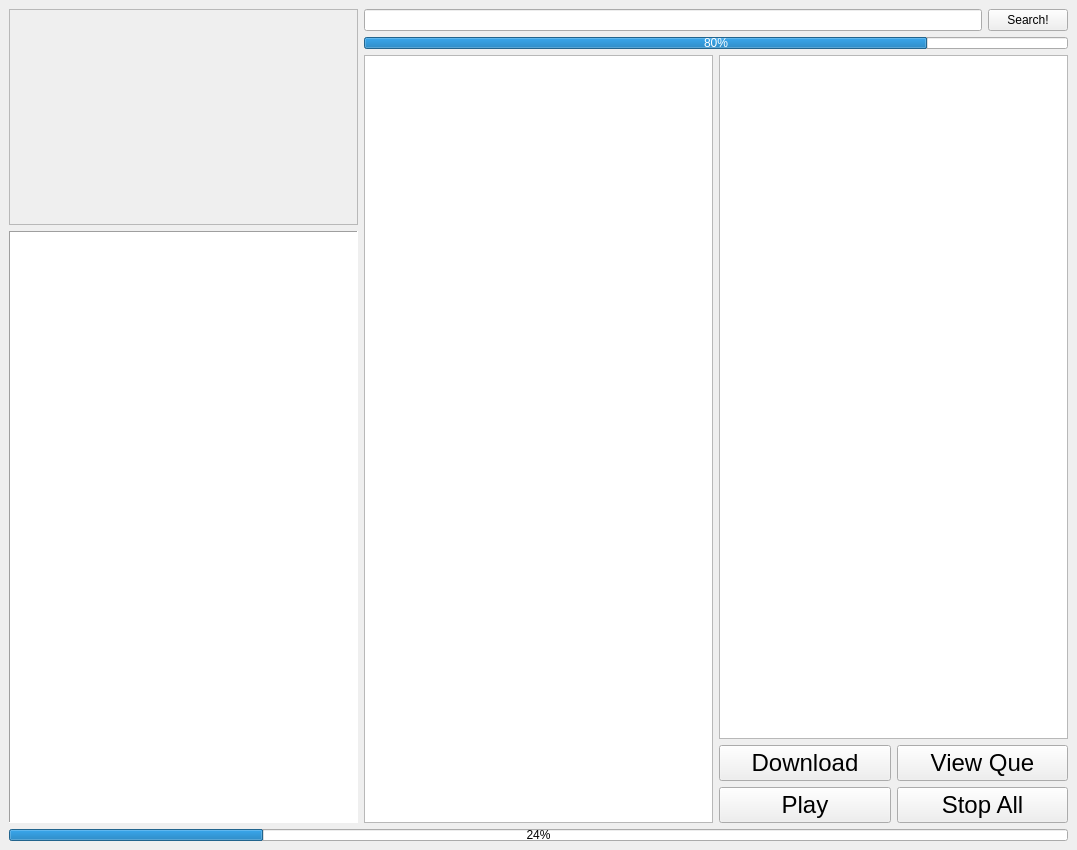
<?xml version="1.0" encoding="UTF-8"?>
<ui version="4.0">
 <class>MainWindow</class>
 <widget class="QMainWindow" name="MainWindow">
  <property name="geometry">
   <rect>
    <x>0</x>
    <y>0</y>
    <width>1077</width>
    <height>850</height>
   </rect>
  </property>
  <property name="minimumSize">
   <size>
    <width>0</width>
    <height>0</height>
   </size>
  </property>
  <property name="windowTitle">
   <string>Youtube Downloader</string>
  </property>
  <property name="windowIcon">
   <iconset resource="../rc.qrc">
    <normaloff>:/Icons/Resources/YD_Icon.png</normaloff>:/Icons/Resources/YD_Icon.png</iconset>
  </property>
  <property name="windowOpacity">
   <double>1.000000000000000</double>
  </property>
  <widget class="QWidget" name="centralWidget">
   <layout class="QGridLayout" name="gridLayout">
    <item row="6" column="0">
     <widget class="QProgressBar" name="DownloadProgress">
      <property name="enabled">
       <bool>true</bool>
      </property>
      <property name="sizePolicy">
       <sizepolicy hsizetype="Preferred" vsizetype="Fixed">
        <horstretch>0</horstretch>
        <verstretch>0</verstretch>
       </sizepolicy>
      </property>
      <property name="minimumSize">
       <size>
        <width>0</width>
        <height>0</height>
       </size>
      </property>
      <property name="maximumSize">
       <size>
        <width>16777215</width>
        <height>12</height>
       </size>
      </property>
      <property name="value">
       <number>24</number>
      </property>
     </widget>
    </item>
    <item row="0" column="0">
     <layout class="QGridLayout" name="LayOut">
      <property name="sizeConstraint">
       <enum>QLayout::SetDefaultConstraint</enum>
      </property>
      <item row="0" column="1" colspan="2">
       <layout class="QGridLayout" name="SearchGrid">
        <property name="sizeConstraint">
         <enum>QLayout::SetDefaultConstraint</enum>
        </property>
        <item row="0" column="0">
         <widget class="QLineEdit" name="Search_Input">
          <property name="sizePolicy">
           <sizepolicy hsizetype="Expanding" vsizetype="Fixed">
            <horstretch>0</horstretch>
            <verstretch>0</verstretch>
           </sizepolicy>
          </property>
          <property name="inputMethodHints">
           <set>Qt::ImhNone</set>
          </property>
         </widget>
        </item>
        <item row="1" column="0" colspan="2">
         <widget class="QProgressBar" name="Info_Progress">
          <property name="minimumSize">
           <size>
            <width>0</width>
            <height>12</height>
           </size>
          </property>
          <property name="maximumSize">
           <size>
            <width>16777215</width>
            <height>12</height>
           </size>
          </property>
          <property name="minimum">
           <number>0</number>
          </property>
          <property name="maximum">
           <number>50</number>
          </property>
          <property name="value">
           <number>40</number>
          </property>
          <property name="textVisible">
           <bool>true</bool>
          </property>
          <property name="format">
           <string>%p%</string>
          </property>
         </widget>
        </item>
        <item row="0" column="1">
         <widget class="QPushButton" name="Search_Button">
          <property name="sizePolicy">
           <sizepolicy hsizetype="Fixed" vsizetype="Fixed">
            <horstretch>0</horstretch>
            <verstretch>0</verstretch>
           </sizepolicy>
          </property>
          <property name="cursor">
           <cursorShape>PointingHandCursor</cursorShape>
          </property>
          <property name="text">
           <string>Search!</string>
          </property>
         </widget>
        </item>
       </layout>
      </item>
      <item row="1" column="1" rowspan="9">
       <widget class="QListWidget" name="ItemContent">
        <property name="sizePolicy">
         <sizepolicy hsizetype="Preferred" vsizetype="Preferred">
          <horstretch>0</horstretch>
          <verstretch>0</verstretch>
         </sizepolicy>
        </property>
        <property name="minimumSize">
         <size>
          <width>0</width>
          <height>0</height>
         </size>
        </property>
        <property name="maximumSize">
         <size>
          <width>16777215</width>
          <height>16777215</height>
         </size>
        </property>
        <property name="dragEnabled">
         <bool>true</bool>
        </property>
        <property name="dragDropMode">
         <enum>QAbstractItemView::DragDrop</enum>
        </property>
        <property name="defaultDropAction">
         <enum>Qt::MoveAction</enum>
        </property>
        <property name="verticalScrollMode">
         <enum>QAbstractItemView::ScrollPerPixel</enum>
        </property>
       </widget>
      </item>
      <item row="1" column="2" rowspan="8">
       <widget class="QListWidget" name="ItemView">
        <property name="enabled">
         <bool>true</bool>
        </property>
        <property name="sizePolicy">
         <sizepolicy hsizetype="Preferred" vsizetype="Preferred">
          <horstretch>0</horstretch>
          <verstretch>0</verstretch>
         </sizepolicy>
        </property>
        <property name="minimumSize">
         <size>
          <width>0</width>
          <height>0</height>
         </size>
        </property>
        <property name="maximumSize">
         <size>
          <width>16777215</width>
          <height>16777215</height>
         </size>
        </property>
        <property name="dragEnabled">
         <bool>true</bool>
        </property>
        <property name="dragDropMode">
         <enum>QAbstractItemView::DropOnly</enum>
        </property>
        <property name="defaultDropAction">
         <enum>Qt::MoveAction</enum>
        </property>
        <property name="alternatingRowColors">
         <bool>false</bool>
        </property>
        <property name="verticalScrollMode">
         <enum>QAbstractItemView::ScrollPerPixel</enum>
        </property>
        <property name="movement">
         <enum>QListView::Static</enum>
        </property>
       </widget>
      </item>
      <item row="3" column="0" rowspan="7">
       <widget class="QTextBrowser" name="VideoInfo">
        <property name="sizePolicy">
         <sizepolicy hsizetype="Preferred" vsizetype="Preferred">
          <horstretch>0</horstretch>
          <verstretch>0</verstretch>
         </sizepolicy>
        </property>
        <property name="minimumSize">
         <size>
          <width>0</width>
          <height>0</height>
         </size>
        </property>
        <property name="maximumSize">
         <size>
          <width>349</width>
          <height>16777215</height>
         </size>
        </property>
        <property name="frameShape">
         <enum>QFrame::Panel</enum>
        </property>
        <property name="frameShadow">
         <enum>QFrame::Sunken</enum>
        </property>
        <property name="verticalScrollBarPolicy">
         <enum>Qt::ScrollBarAsNeeded</enum>
        </property>
        <property name="horizontalScrollBarPolicy">
         <enum>Qt::ScrollBarAlwaysOff</enum>
        </property>
        <property name="openLinks">
         <bool>false</bool>
        </property>
       </widget>
      </item>
      <item row="9" column="2">
       <layout class="QGridLayout" name="Buttons">
        <property name="sizeConstraint">
         <enum>QLayout::SetMinAndMaxSize</enum>
        </property>
        <item row="0" column="1">
         <widget class="QPushButton" name="ViewQue_Button">
          <property name="enabled">
           <bool>true</bool>
          </property>
          <property name="sizePolicy">
           <sizepolicy hsizetype="Preferred" vsizetype="Fixed">
            <horstretch>0</horstretch>
            <verstretch>0</verstretch>
           </sizepolicy>
          </property>
          <property name="font">
           <font>
            <pointsize>18</pointsize>
           </font>
          </property>
          <property name="cursor">
           <cursorShape>PointingHandCursor</cursorShape>
          </property>
          <property name="layoutDirection">
           <enum>Qt::LeftToRight</enum>
          </property>
          <property name="styleSheet">
           <string notr="true"/>
          </property>
          <property name="text">
           <string>View Que</string>
          </property>
          <property name="iconSize">
           <size>
            <width>48</width>
            <height>48</height>
           </size>
          </property>
          <property name="shortcut">
           <string notr="true"/>
          </property>
         </widget>
        </item>
        <item row="2" column="0">
         <widget class="QPushButton" name="Play_Button">
          <property name="font">
           <font>
            <pointsize>18</pointsize>
           </font>
          </property>
          <property name="text">
           <string>Play</string>
          </property>
         </widget>
        </item>
        <item row="2" column="1">
         <widget class="QPushButton" name="StopAll_Button">
          <property name="enabled">
           <bool>true</bool>
          </property>
          <property name="sizePolicy">
           <sizepolicy hsizetype="Preferred" vsizetype="Fixed">
            <horstretch>0</horstretch>
            <verstretch>0</verstretch>
           </sizepolicy>
          </property>
          <property name="font">
           <font>
            <pointsize>18</pointsize>
           </font>
          </property>
          <property name="cursor">
           <cursorShape>PointingHandCursor</cursorShape>
          </property>
          <property name="layoutDirection">
           <enum>Qt::LeftToRight</enum>
          </property>
          <property name="text">
           <string>Stop All</string>
          </property>
          <property name="iconSize">
           <size>
            <width>48</width>
            <height>48</height>
           </size>
          </property>
          <property name="shortcut">
           <string notr="true"/>
          </property>
         </widget>
        </item>
        <item row="0" column="0">
         <widget class="QPushButton" name="Download_Button">
          <property name="enabled">
           <bool>true</bool>
          </property>
          <property name="sizePolicy">
           <sizepolicy hsizetype="Preferred" vsizetype="Fixed">
            <horstretch>0</horstretch>
            <verstretch>0</verstretch>
           </sizepolicy>
          </property>
          <property name="font">
           <font>
            <pointsize>18</pointsize>
           </font>
          </property>
          <property name="cursor">
           <cursorShape>PointingHandCursor</cursorShape>
          </property>
          <property name="layoutDirection">
           <enum>Qt::LeftToRight</enum>
          </property>
          <property name="styleSheet">
           <string notr="true"/>
          </property>
          <property name="text">
           <string>Download</string>
          </property>
          <property name="iconSize">
           <size>
            <width>48</width>
            <height>48</height>
           </size>
          </property>
          <property name="shortcut">
           <string notr="true"/>
          </property>
         </widget>
        </item>
       </layout>
      </item>
      <item row="0" column="0" rowspan="3">
       <widget class="Image" name="Thumbnail">
        <property name="sizePolicy">
         <sizepolicy hsizetype="Preferred" vsizetype="Preferred">
          <horstretch>0</horstretch>
          <verstretch>0</verstretch>
         </sizepolicy>
        </property>
        <property name="minimumSize">
         <size>
          <width>0</width>
          <height>0</height>
         </size>
        </property>
        <property name="maximumSize">
         <size>
          <width>349</width>
          <height>16777215</height>
         </size>
        </property>
        <property name="frameShape">
         <enum>QFrame::StyledPanel</enum>
        </property>
       </widget>
      </item>
     </layout>
    </item>
   </layout>
  </widget>
  <widget class="QMenuBar" name="menubar">
   <property name="geometry">
    <rect>
     <x>0</x>
     <y>0</y>
     <width>1077</width>
     <height>23</height>
    </rect>
   </property>
  </widget>
 </widget>
 <customwidgets>
  <customwidget>
   <class>Image</class>
   <extends>QLabel</extends>
   <header>image.h</header>
  </customwidget>
 </customwidgets>
 <resources>
  <include location="../rc.qrc"/>
 </resources>
 <connections/>
 <designerdata>
  <property name="gridDeltaX">
   <number>10</number>
  </property>
  <property name="gridDeltaY">
   <number>10</number>
  </property>
  <property name="gridSnapX">
   <bool>true</bool>
  </property>
  <property name="gridSnapY">
   <bool>true</bool>
  </property>
  <property name="gridVisible">
   <bool>true</bool>
  </property>
 </designerdata>
</ui>
